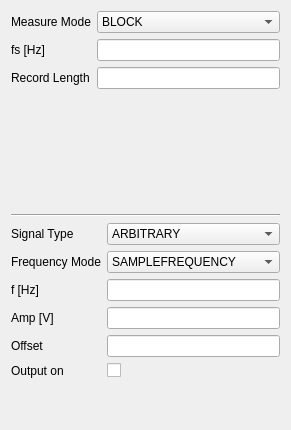
<?xml version="1.0" encoding="UTF-8"?>
<ui version="4.0">
 <class>OsciParam</class>
 <widget class="QWidget" name="OsciParam">
  <property name="geometry">
   <rect>
    <x>0</x>
    <y>0</y>
    <width>291</width>
    <height>430</height>
   </rect>
  </property>
  <property name="windowTitle">
   <string>Form</string>
  </property>
  <layout class="QVBoxLayout" name="verticalLayout">
   <item>
    <layout class="QVBoxLayout" name="verticalLayout_2">
     <item>
      <layout class="QFormLayout" name="formLayout_3">
       <item row="0" column="0">
        <widget class="QLabel" name="scpmodeLabel">
         <property name="toolTip">
          <string>Measure Mode either STREAM or BLOCK</string>
         </property>
         <property name="text">
          <string>Measure Mode</string>
         </property>
        </widget>
       </item>
       <item row="0" column="1">
        <widget class="QComboBox" name="scpmodeInput">
         <item>
          <property name="text">
           <string>BLOCK</string>
          </property>
         </item>
         <item>
          <property name="text">
           <string>STREAM</string>
          </property>
         </item>
        </widget>
       </item>
       <item row="1" column="0">
        <widget class="QLabel" name="scpfsLabel">
         <property name="toolTip">
          <string>scp samping frequency</string>
         </property>
         <property name="text">
          <string>fs [Hz]</string>
         </property>
        </widget>
       </item>
       <item row="1" column="1">
        <widget class="QLineEdit" name="scpfsInput"/>
       </item>
       <item row="2" column="0">
        <widget class="QLabel" name="scprecordLabel">
         <property name="toolTip">
          <string>Record length of scp</string>
         </property>
         <property name="text">
          <string>Record Length</string>
         </property>
        </widget>
       </item>
       <item row="2" column="1">
        <widget class="QLineEdit" name="scprecordInput"/>
       </item>
      </layout>
     </item>
    </layout>
   </item>
   <item>
    <widget class="Line" name="line">
     <property name="orientation">
      <enum>Qt::Horizontal</enum>
     </property>
    </widget>
   </item>
   <item>
    <layout class="QFormLayout" name="formLayout">
     <item row="0" column="0">
      <widget class="QLabel" name="genSignalTypeLabel">
       <property name="toolTip">
        <string>Generator signal type should be arbitary</string>
       </property>
       <property name="text">
        <string>Signal Type</string>
       </property>
      </widget>
     </item>
     <item row="0" column="1">
      <widget class="QComboBox" name="genSignalTypeInput">
       <item>
        <property name="text">
         <string>ARBITRARY </string>
        </property>
       </item>
      </widget>
     </item>
     <item row="1" column="0">
      <widget class="QLabel" name="genFreModeLabel">
       <property name="toolTip">
        <string>Generator sampling freqnencies mode</string>
       </property>
       <property name="text">
        <string>Frequency Mode</string>
       </property>
      </widget>
     </item>
     <item row="1" column="1">
      <widget class="QComboBox" name="genFreModeInput">
       <item>
        <property name="text">
         <string>SAMPLEFREQUENCY</string>
        </property>
       </item>
       <item>
        <property name="text">
         <string>SIGNALFREQUENCY</string>
        </property>
       </item>
      </widget>
     </item>
     <item row="2" column="0">
      <widget class="QLabel" name="genFrequencyLabel">
       <property name="toolTip">
        <string>Generator sample frequency</string>
       </property>
       <property name="text">
        <string>f [Hz]</string>
       </property>
      </widget>
     </item>
     <item row="2" column="1">
      <widget class="QLineEdit" name="genFrequencyInput"/>
     </item>
     <item row="3" column="0">
      <widget class="QLabel" name="genAmpLabel">
       <property name="toolTip">
        <string>Generator Amplitude</string>
       </property>
       <property name="text">
        <string>Amp [V]</string>
       </property>
      </widget>
     </item>
     <item row="3" column="1">
      <widget class="QLineEdit" name="genAmpInput"/>
     </item>
     <item row="4" column="0">
      <widget class="QLabel" name="genOffsetLabel">
       <property name="toolTip">
        <string>Generator Offset</string>
       </property>
       <property name="text">
        <string>Offset</string>
       </property>
      </widget>
     </item>
     <item row="4" column="1">
      <widget class="QLineEdit" name="genOffsetInput"/>
     </item>
     <item row="5" column="0">
      <widget class="QLabel" name="genOutputLabel">
       <property name="toolTip">
        <string>Generator output on</string>
       </property>
       <property name="text">
        <string>Output on</string>
       </property>
      </widget>
     </item>
     <item row="5" column="1">
      <widget class="QCheckBox" name="genOutputonInput">
       <property name="text">
        <string/>
       </property>
      </widget>
     </item>
    </layout>
   </item>
  </layout>
 </widget>
 <resources/>
 <connections/>
</ui>
